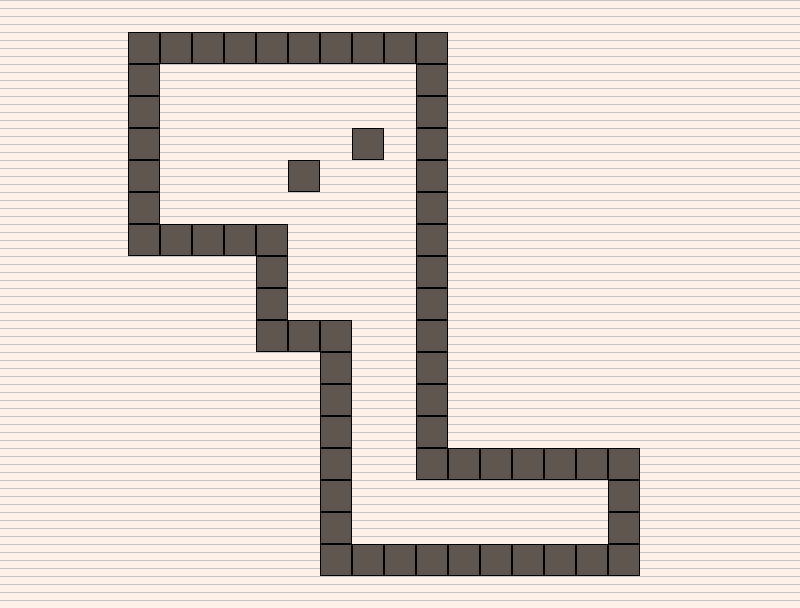

Rendered tile map (Tiled .tmx) drawn with the repository's tilesets; below, a short description and the full map source, tile grids included:
An orthogonal 25x19 tile map with 32x32 px tiles, 2 tile layers (background, walls), 2 tilesets and 18 objects (6x black, 4x red, 2x upleft, 2x upright, downright, ...).

<map version="1.2" tiledversion="1.2.3" orientation="orthogonal" renderorder="right-down" width="25" height="19" tilewidth="32" tileheight="32" infinite="0" nextlayerid="6" nextobjectid="94">
 <tileset firstgid="1" name="walls1" tilewidth="32" tileheight="32" tilecount="13" columns="13">
  <image source="walls1.png" width="416" height="32" />
 </tileset>
 <tileset firstgid="14" name="topdownpeople" tilewidth="32" tileheight="32" tilecount="12" columns="2">
  <image source="topdownpeople.png" width="64" height="192" />
 </tileset>
 <layer id="2" name="background" width="25" height="19">
  <data encoding="csv">
2,2,2,2,2,2,2,2,2,2,2,2,2,2,2,2,2,2,2,2,2,2,2,2,2,
2,2,2,2,2,2,2,2,2,2,2,2,2,2,2,2,2,2,2,2,2,2,2,2,2,
2,2,2,2,2,2,2,2,2,2,2,2,2,2,2,2,2,2,2,2,2,2,2,2,2,
2,2,2,2,2,2,2,2,2,2,2,2,2,2,2,2,2,2,2,2,2,2,2,2,2,
2,2,2,2,2,2,2,2,2,2,2,2,2,2,2,2,2,2,2,2,2,2,2,2,2,
2,2,2,2,2,2,2,2,2,2,2,2,2,2,2,2,2,2,2,2,2,2,2,2,2,
2,2,2,2,2,2,2,2,2,2,2,2,2,2,2,2,2,2,2,2,2,2,2,2,2,
2,2,2,2,2,2,2,2,2,2,2,2,2,2,2,2,2,2,2,2,2,2,2,2,2,
2,2,2,2,2,2,2,2,2,2,2,2,2,2,2,2,2,2,2,2,2,2,2,2,2,
2,2,2,2,2,2,2,2,2,2,2,2,2,2,2,2,2,2,2,2,2,2,2,2,2,
2,2,2,2,2,2,2,2,2,2,2,2,2,2,2,2,2,2,2,2,2,2,2,2,2,
2,2,2,2,2,2,2,2,2,2,2,2,2,2,2,2,2,2,2,2,2,2,2,2,2,
2,2,2,2,2,2,2,2,2,2,2,2,2,2,2,2,2,2,2,2,2,2,2,2,2,
2,2,2,2,2,2,2,2,2,2,2,2,2,2,2,2,2,2,2,2,2,2,2,2,2,
2,2,2,2,2,2,2,2,2,2,2,2,2,2,2,2,2,2,2,2,2,2,2,2,2,
2,2,2,2,2,2,2,2,2,2,2,2,2,2,2,2,2,2,2,2,2,2,2,2,2,
2,2,2,2,2,2,2,2,2,2,2,2,2,2,2,2,2,2,2,2,2,2,2,2,2,
2,2,2,2,2,2,2,2,2,2,2,2,2,2,2,2,2,2,2,2,2,2,2,2,2,
2,2,2,2,2,2,2,2,2,2,2,2,2,2,2,2,2,2,2,2,2,2,2,2,2
</data>
 </layer>
 <objectgroup id="5" name="corners">
  <object id="75" name="downright" gid="4" x="320" y="192" width="32" height="32" />
  <object id="76" name="downleft" gid="5" x="192" y="96" width="32" height="32" />
  <object id="77" name="upleft" gid="6" x="320" y="160" width="32" height="32" />
  <object id="78" name="upleft" gid="6" x="224" y="128" width="32" height="32" />
  <object id="79" name="upright" gid="3" x="288" y="320" width="32" height="32" />
  <object id="80" name="upright" gid="3" x="192" y="128" width="32" height="32" />
 </objectgroup>
 <objectgroup id="4" name="people">
  <object id="81" name="black" gid="16" x="160" y="224" width="32" height="32" />
  <object id="82" name="black" gid="16" x="352" y="192" width="32" height="32" />
  <object id="83" name="black" gid="16" x="288" y="256" width="32" height="32" />
  <object id="84" name="black" gid="16" x="352" y="384" width="32" height="32" />
  <object id="85" name="black" gid="16" x="384" y="448" width="32" height="32" />
  <object id="86" name="black" gid="16" x="480" y="544" width="32" height="32" />
  <object id="87" name="red" gid="18" x="384" y="416" width="32" height="32" />
  <object id="88" name="red" gid="18" x="352" y="480" width="32" height="32" />
  <object id="89" name="red" gid="18" x="416" y="512" width="32" height="32" />
  <object id="90" name="red" gid="18" x="576" y="544" width="32" height="32" />
  <object id="91" name="goal" gid="20" x="576" y="512" width="32" height="32" />
  <object id="93" name="spawn" gid="22" x="160" y="96" width="32" height="32" />
 </objectgroup>
 <layer id="1" name="walls" width="25" height="19">
  <data encoding="csv">
0,0,0,0,0,0,0,0,0,0,0,0,0,0,0,0,0,0,0,0,0,0,0,0,0,
0,0,0,0,1,1,1,1,1,1,1,1,1,1,0,0,0,0,0,0,0,0,0,0,0,
0,0,0,0,1,0,0,0,0,0,0,0,0,1,0,0,0,0,0,0,0,0,0,0,0,
0,0,0,0,1,0,0,0,0,0,0,0,0,1,0,0,0,0,0,0,0,0,0,0,0,
0,0,0,0,1,0,0,0,0,0,0,1,0,1,0,0,0,0,0,0,0,0,0,0,0,
0,0,0,0,1,0,0,0,0,1,0,0,0,1,0,0,0,0,0,0,0,0,0,0,0,
0,0,0,0,1,0,0,0,0,0,0,0,0,1,0,0,0,0,0,0,0,0,0,0,0,
0,0,0,0,1,1,1,1,1,0,0,0,0,1,0,0,0,0,0,0,0,0,0,0,0,
0,0,0,0,0,0,0,0,1,0,0,0,0,1,0,0,0,0,0,0,0,0,0,0,0,
0,0,0,0,0,0,0,0,1,0,0,0,0,1,0,0,0,0,0,0,0,0,0,0,0,
0,0,0,0,0,0,0,0,1,1,1,0,0,1,0,0,0,0,0,0,0,0,0,0,0,
0,0,0,0,0,0,0,0,0,0,1,0,0,1,0,0,0,0,0,0,0,0,0,0,0,
0,0,0,0,0,0,0,0,0,0,1,0,0,1,0,0,0,0,0,0,0,0,0,0,0,
0,0,0,0,0,0,0,0,0,0,1,0,0,1,0,0,0,0,0,0,0,0,0,0,0,
0,0,0,0,0,0,0,0,0,0,1,0,0,1,1,1,1,1,1,1,0,0,0,0,0,
0,0,0,0,0,0,0,0,0,0,1,0,0,0,0,0,0,0,0,1,0,0,0,0,0,
0,0,0,0,0,0,0,0,0,0,1,0,0,0,0,0,0,0,0,1,0,0,0,0,0,
0,0,0,0,0,0,0,0,0,0,1,1,1,1,1,1,1,1,1,1,0,0,0,0,0,
0,0,0,0,0,0,0,0,0,0,0,0,0,0,0,0,0,0,0,0,0,0,0,0,0
</data>
 </layer>
</map>
